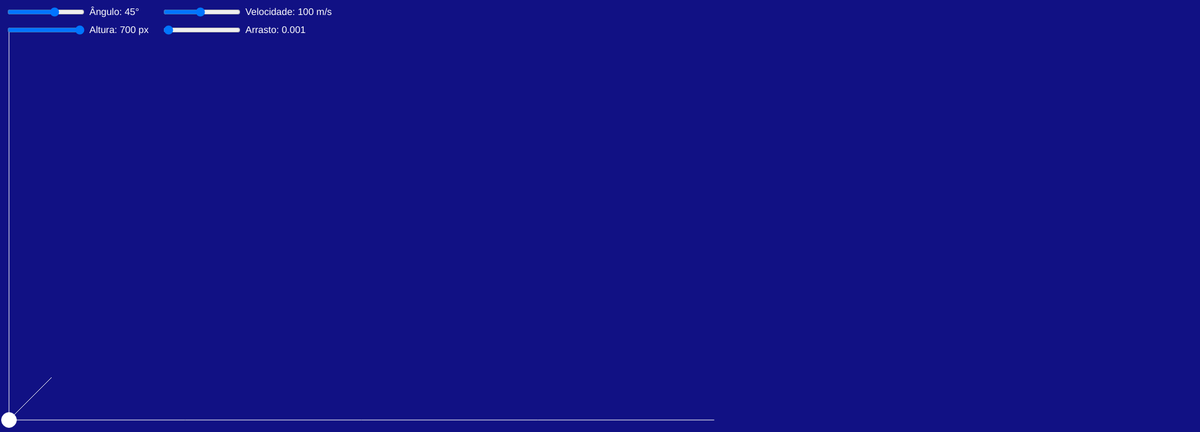
Frame 1 (no input)
Frame 60 (no input): identical to frame 1, image omitted
Frame 120 (the mouse pressed at the canvas centre since frame 60): identical to frame 1, image omitted

The p5.js sketch that drew this single still picture (run headless with seeded random() and noise() and a simulated clock; from frame 60 on, the mouse is pressed at the canvas centre):

// p5.js sketch
// ── sketch.js
let angle_arrow;
let height_arrow;
let velocity_slider;
let drag_slider;

const initial_line_x = 15;
const final_line_y = 700;
const line_lenght = 100;

let velocity = 100;
let gravity = 9.8;
let time = 0;
let launched = false;
let drag_coefficient = 0.01;

let pos_x, pos_y;
let vx, vy;
let trajectory = [];

function setup() {
  createCanvas(2000, 720);

  angle_arrow = createSlider(-180, 180, 45);   
  height_arrow = createSlider(50, 700, 700);  
  velocity_slider = createSlider(10, 200, 100);
  drag_slider = createSlider(0,100, 1);

  angle_arrow.position(10, 10);
  height_arrow.position(10, 40);
  velocity_slider.position(270, 10);
  drag_slider.position(270, 40);
  
  button = createButton("Lançar");
  button.mousePressed(start_launch);
}

function draw() {
  Draw_cartesian_plan();
  draw_arrow();

  drag_coefficient = pow(10, map(drag_slider.value(), 0, 100, -3, -0.5));
  
  if (launched) {
    Simulate_projectile();
  }
  
  Shoe_labels();
}

function Draw_cartesian_plan() {
  background(17,17,132);

  stroke(254, 255, 250);
  // y
  line(15, 700, 15, 50);
  // X
  line(15, 700, 1190, 700);
}

function draw_arrow() {
  let angle_degrees = angle_arrow.value();
  let angle_radians = radians(angle_degrees);
  let launch_height = height_arrow.value();

  let arrow_pos_x = initial_line_x + line_lenght * cos(angle_radians);
  let arrow_pos_y = launch_height - line_lenght * sin(angle_radians);
  
  stroke(254, 255, 250);
  line(initial_line_x, launch_height, arrow_pos_x, arrow_pos_y);

  fill(255);
  circle(initial_line_x, launch_height, 25);
}

function start_launch() {
  time = 0;
  launched = true;
  trajectory = [];

  let angle_radians = radians(angle_arrow.value());
  pos_x = initial_line_x;
  pos_y = height_arrow.value();

  velocity = velocity_slider.value();

  vx = velocity * cos(angle_radians);
  vy = -velocity * sin(angle_radians);
}

function Simulate_projectile() {
  let dt = 0.1;
  time += dt;

  let v = sqrt(vx*vx + vy*vy);
  
  let drag_x = -drag_coefficient * vx * v;
  let drag_y = -drag_coefficient * vy * v;

  let ax = drag_x;
  let ay = gravity + drag_y;

  vx += ax * dt;
  vy += ay * dt;

  pos_x += vx * dt;
  pos_y += vy * dt;

  trajectory.push({ x: pos_x, y: pos_y });

  stroke(255, 255, 0);
  noFill();
  beginShape();
  for (let p of trajectory) {
    vertex(p.x, p.y);
  }
  endShape();

  fill(255);
  noStroke();
  circle(pos_x, pos_y, 20);

  if (pos_y >= final_line_y) {
    launched = false;
  }
}

function Shoe_labels()
{
  fill(255);
  noStroke();
  textSize(16);

  text("Ângulo: " + angle_arrow.value() + "°", angle_arrow.x * 2 + angle_arrow.width, 25);
  text("Altura: " + height_arrow.value() + " px", height_arrow.x * 2 + height_arrow.width, 55);
  text("Velocidade: " + velocity_slider.value() + " m/s", velocity_slider.x + velocity_slider.width + 10, velocity_slider.y + 15);
  text("Arrasto: " + nf(drag_coefficient, 1, 3), drag_slider.x + drag_slider.width + 10, drag_slider.y + 15);

}
